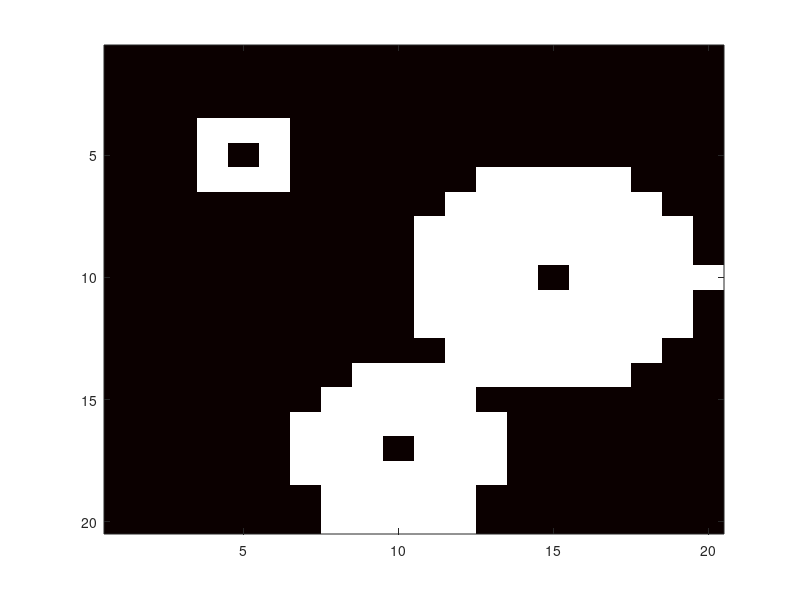
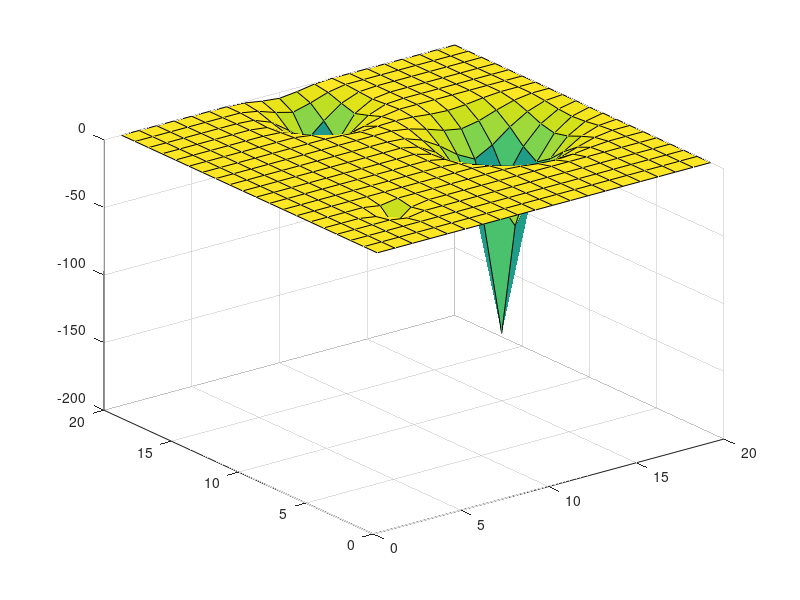

These charts were generated, in order, by the following MATLAB code:
% Infinite horizon stopping problem

%% problem data
k = 20; % grid size
m = 2;
 
X = zeros(k);
X(5,5) = 1; X(17,10) = 1; X(10,15) = 1; % target states

G = zeros(k,k,m); % stage cost
G(:,:,1) = 1; % holding cost
G(5,5,2) = -12; G(17,10,2) = -70; G(10,15,2) = -150; % stopping cost

%% DP algorithm
J = zeros(k,k); % optimal cost functions
pistar = zeros(k,k); % optimal policy

Jplus = rand(k,k); % placeholder for optimal cost update
t = 0; % value iteration counter

% recursion
while norm(Jplus - J) > 1e-8 % value iteration
    t = t+1
    J = Jplus; 
    for i=1:k  % state loop 
        for j=1:k % state loop
            % interior states
            if (1 < i) && (i < k) && (1 < j) && (j < k)
                Ju = zeros(m,1);
                Ju(1) = G(i,j,1) + [1/4 1/4 1/4 1/4]*[J(i+1,j) J(i-1,j) J(i,j+1) J(i,j-1)]';
                Ju(2) = G(i,j,2); 
                [Jplus(i,j), pistar(i,j)] = min(Ju);
            
            % boundary states
            elseif (i == 1) && (1 < j) && (j < k) % top, can't move up
                Ju = zeros(m,1);
                Ju(1) = G(i,j,1) + [1/3 1/3 1/3]*[J(i+1,j) J(i,j+1) J(i,j-1)]';
                Ju(2) = G(i,j,2); 
                [Jplus(i,j), pistar(i,j)] = min(Ju);
                
            elseif (i == k) && (1 < j) && (j < k) % bottom, can't move down
                Ju = zeros(m,1);
                Ju(1) = G(i,j,1) + [1/3 1/3 1/3]*[J(i-1,j) J(i,j+1) J(i,j-1)]';
                Ju(2) = G(i,j,2); 
                [Jplus(i,j), pistar(i,j)] = min(Ju);
                
            elseif (j == 1) && (1 < i) && (i < k) % left, can't move left
                Ju = zeros(m,1);
                Ju(1) = G(i,j,1) + [1/3 1/3 1/3]*[J(i+1,j) J(i-1,j) J(i,j+1)]';
                Ju(2) = G(i,j,2); 
                [Jplus(i,j), pistar(i,j)] = min(Ju);
                
            elseif (j == k) && (1 < i) && (i < k) % right, can't move right
                Ju = zeros(m,1);
                Ju(1) = G(i,j,1) + [1/3 1/3 1/3]*[J(i+1,j) J(i-1,j) J(i,j-1)]';
                Ju(2) = G(i,j,2); 
                [Jplus(i,j), pistar(i,j)] = min(Ju);
                
            elseif (i == 1) && (j == 1) % top left corner
                Ju = zeros(m,1);
                Ju(1) = G(i,j,1) + [1/2 1/2]*[J(i+1,j) J(i,j+1)]';
                Ju(2) = G(i,j,2); 
                [Jplus(i,j), pistar(i,j)] = min(Ju);
                
            elseif (i == 1) && (j == k) % top right corner
                Ju = zeros(m,1);
                Ju(1) = G(i,j,1) + [1/2 1/2]*[J(i+1,j) J(i,j-1)]';
                Ju(2) = G(i,j,2); 
                [Jplus(i,j), pistar(i,j)] = min(Ju);
                
            elseif (i == k) && (j == 1) % bottom left corner
                Ju = zeros(m,1);
                Ju(1) = G(i,j,1) + [1/2 1/2]*[J(i-1,j) J(i,j+1)]';
                Ju(2) = G(i,j,2); 
                [Jplus(i,j), pistar(i,j)] = min(Ju);
                
            elseif (i == k) && (j == k) % bottom right corner
                Ju = zeros(m,1);
                Ju(1) = G(i,j,1) + [1/2 1/2]*[J(i-1,j) J(i,j-1)]';
                Ju(2) = G(i,j,2); 
                [Jplus(i,j), pistar(i,j)] = min(Ju);
            end
        end
    end
end

% plot optimal policy and value function
colormap(flip(hot));
imagesc(pistar);

figure;
% colormap(flip(copper));
surf(J);
% shading interp
